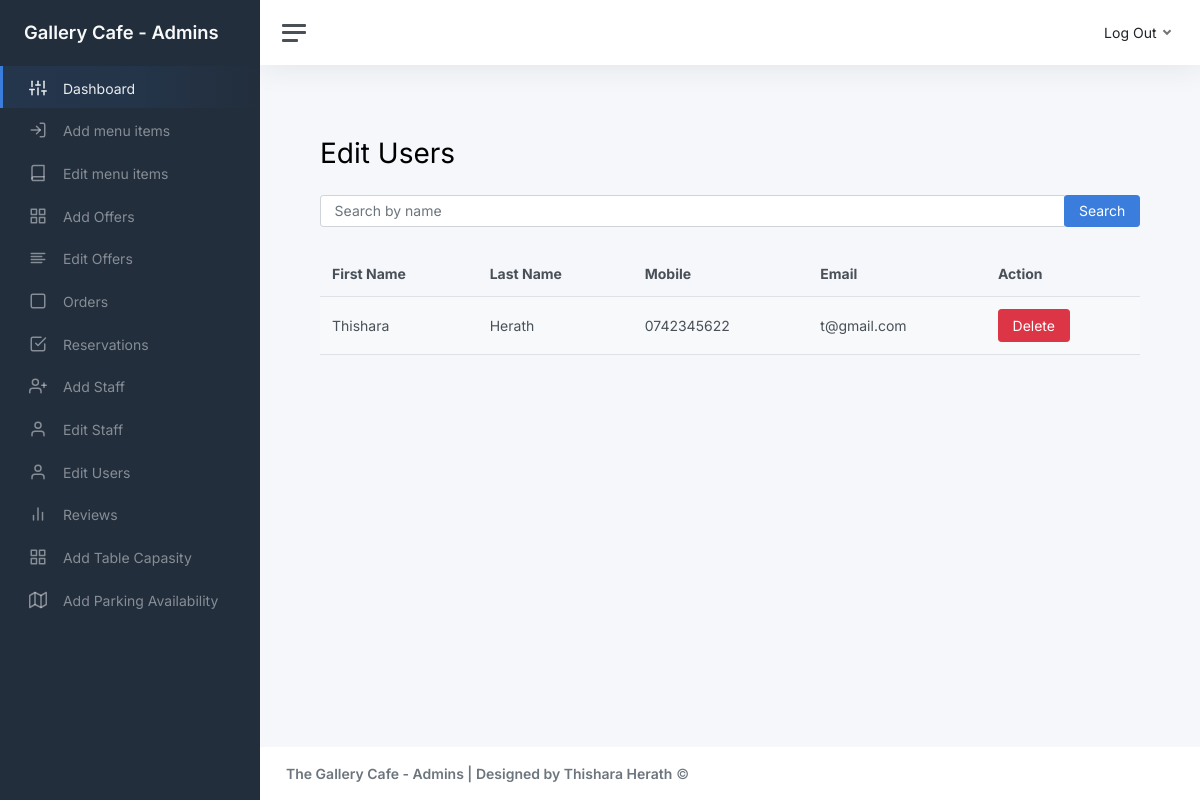
The app's page /edit_users.php with its own data.
### tables this page shows
CREATE TABLE IF NOT EXISTS `user` (
  `id` int NOT NULL AUTO_INCREMENT,
  `firstname` varchar(100) NOT NULL,
  `lastname` varchar(100) NOT NULL,
  `mobile` varchar(20) NOT NULL,
  `email` varchar(100) NOT NULL,
  `password` varchar(255) NOT NULL,
  PRIMARY KEY (`id`)
);

### edit_users.php (the view, shortened to what this page needs)
<?php
include("dbconn.php");
$search = '';
$sql = "SELECT * FROM user WHERE firstname LIKE '%$search%' OR lastname LIKE '%$search%'";
$result = mysqli_query($conn, $sql);
?>
<!DOCTYPE html>
<html lang="en">
<head>
	<link href="admin_css/app.css" rel="stylesheet">
</head>
<body>
	<div class="wrapper">
	<nav id="sidebar" class="sidebar js-sidebar">
			<div class="sidebar-content js-simplebar">
				<a class="sidebar-brand" href="index.html">
					<span class="align-middle">Gallery Cafe - Admins</span>
				</a>
				<ul class="sidebar-nav">
					<li class="sidebar-item active">
						<a class="sidebar-link" href="admin_panel.php">
							<i class="align-middle" data-feather="sliders"></i> <span class="align-middle">Dashboard</span>
						</a>
					</li>
					<li class="sidebar-item">
						<a class="sidebar-link" href="add_menu_item.php">
							<i class="align-middle" data-feather="log-in"></i> <span class="align-middle">Add menu items</span>
						</a>
					</li>
					<li class="sidebar-item">
						<a class="sidebar-link" href="menu_list.php">
							<i class="align-middle" data-feather="book"></i> <span class="align-middle">Edit menu items</span>
						</a>
					</li>
					<li class="sidebar-item">
						<a class="sidebar-link" href="add_offer.php">
							<i class="align-middle" data-feather="grid"></i> <span class="align-middle">Add Offers</span>
						</a>
					</li>
					<li class="sidebar-item">
						<a class="sidebar-link" href="edit_offers.php">
							<i class="align-middle" data-feather="align-left"></i> <span class="align-middle">Edit Offers</span>
						</a>
					</li>
					<li class="sidebar-item">
						<a class="sidebar-link" href="all_orders.php">
							<i class="align-middle" data-feather="square"></i> <span class="align-middle">Orders</span>
						</a>
					</li>
					<li class="sidebar-item">
						<a class="sidebar-link" href="display_reservations.php">
							<i class="align-middle" data-feather="check-square"></i> <span class="align-middle">Reservations</span>
						</a>
					</li>
					<li class="sidebar-item">
						<a class="sidebar-link" href="register_staff.php">
							<i class="align-middle" data-feather="user-plus"></i> <span class="align-middle">Add Staff</span>
						</a>
					</li>
					<li class="sidebar-item">
						<a class="sidebar-link" href="display_staff.php">
							<i class="align-middle" data-feather="user"></i> <span class="align-middle">Edit Staff</span>
						</a>
					</li>
					<li class="sidebar-item">
						<a class="sidebar-link" href="edit_users.php">
							<i class="align-middle" data-feather="user"></i> <span class="align-middle">Edit Users</span>
						</a>
					</li>
					<li class="sidebar-item">
						<a class="sidebar-link" href="display_reviews.php">
							<i class="align-middle" data-feather="bar-chart-2"></i> <span class="align-middle">Reviews</span>
						</a>
					</li>
					<li class="sidebar-item">
						<a class="sidebar-link" href="add_table.php">
							<i class="align-middle" data-feather="grid"></i> <span class="align-middle">Add Table Capasity</span>
						</a>
					</li>
					<li class="sidebar-item">
						<a class="sidebar-link" href="add_parking.php">
							<i class="align-middle" data-feather="map"></i> <span class="align-middle">Add Parking Availability</span>
						</a>
					</li>
				</ul>
			</div>
		</nav>
		<div class="main">
		<nav class="navbar navbar-expand navbar-light navbar-bg">
				<a class="sidebar-toggle js-sidebar-toggle">
					<i class="hamburger align-self-center"></i>
				</a>
				<div class="navbar-collapse collapse">
					<ul class="navbar-nav navbar-align">
						<li class="nav-item dropdown">
							<a class="nav-link dropdown-toggle d-none d-sm-inline-block" href="#" data-bs-toggle="dropdown">
								<span class="text-dark">Log Out</span>
							</a>
						</li>
					</ul>
				</div>
			</nav>
			<main class="content">
				<div class="container-fluid p-0">
					<div class="container">
						<h1 class="my-4">Edit Users</h1>
						<form method="post" class="mb-4">
							<div class="input-group">
								<input type="text" name="search" class="form-control" placeholder="Search by name" value="<?php echo htmlspecialchars($search); ?>">
								<div class="input-group-append">
									<button class="btn btn-primary" type="submit">Search</button>
								</div>
							</div>
						</form>
						<table class="table table-striped">
							<thead>
								<tr>
									<th>First Name</th>
									<th>Last Name</th>
									<th>Mobile</th>
									<th>Email</th>
									<th>Action</th>
								</tr>
							</thead>
							<tbody>
								<?php
								while ($row = mysqli_fetch_assoc($result)) {
									echo "<tr>";
									echo "<td>" . htmlspecialchars($row['firstname']) . "</td>";
									echo "<td>" . htmlspecialchars($row['lastname']) . "</td>";
									echo "<td>" . htmlspecialchars($row['mobile']) . "</td>";
									echo "<td>" . htmlspecialchars($row['email']) . "</td>";
									echo "<td><a href='delete_user.php?id=" . $row['id'] . "' class='btn btn-danger' onclick='return confirm(\"Are you sure you want to delete this user?\")'>Delete</a></td>";
									echo "</tr>";
								}
								?>
							</tbody>
						</table>
					</div>
				</div>
			</main>
			<footer class="footer">
				<div class="container-fluid">
					<div class="row text-muted">
						<div class="col-6 text-start">
							<p class="mb-0">
								<a class="text-muted" href="https://adminkit.io/" target="_blank"><strong>The Gallery Cafe - Admins | Designed by Thishara Herath</strong></a> &copy;
							</p>
						</div>
					</div>
				</div>
			</footer>
		</div>
	</div>
</body>
</html>

### records on screen
user: firstname "Thishara", lastname "Herath", mobile "0742345622", email "t@gmail.com"
